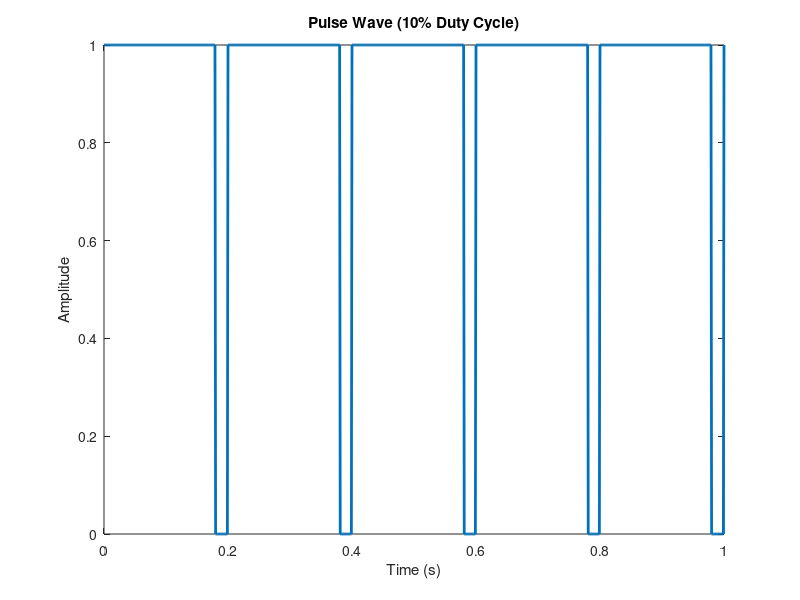

This chart was generated by the following MATLAB code:
f=5;
duty=90;
d=1;
sr=1000;
t=0:1/sr:d;
x= square(2*pi*f*t,duty);
x=(x+1)/2;
plot(t,x,'LineWidth',2);
xlabel('Time (s)');
ylabel('Amplitude');
title('Pulse Wave (10% Duty Cycle)');
